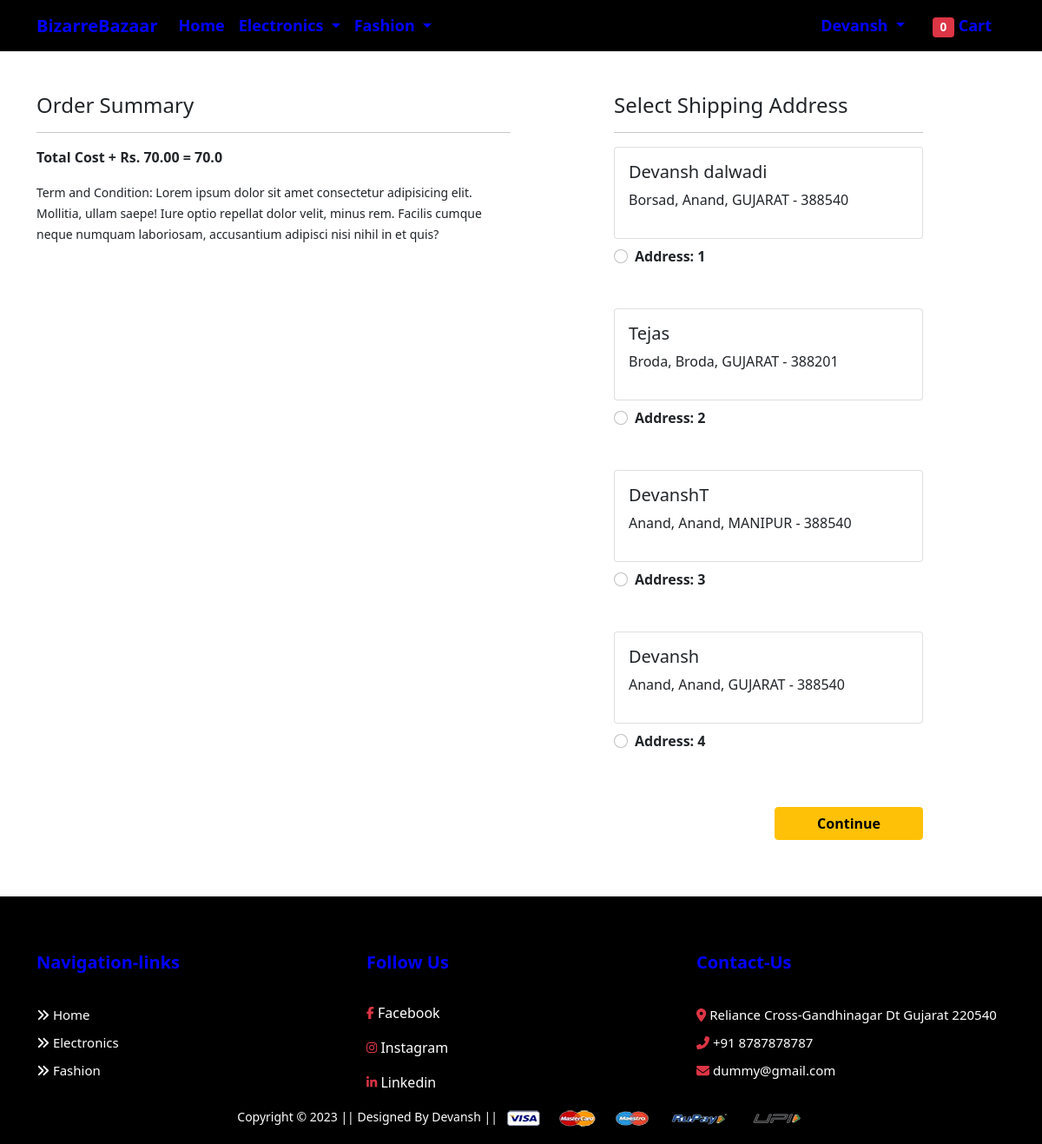
Screenshot of /checkout/ (signed in) with the database file from the repository.
### app/models.py (models this page shows, shortened)
class Customer(models.Model):
    user = models.ForeignKey(User,on_delete=models.CASCADE)
    name = models.CharField(max_length=255)
    locality = models.CharField(max_length=255)
    city = models.CharField(max_length=255)
    zipcode = models.IntegerField()
    state = models.CharField(choices=STATE_CHOICES,max_length=250)

### app/views.py (the view)
# urls.py: path('checkout/', views.checkout, name='checkout'),
@login_required
def checkout(request):
    user = request.user
    add = Customer.objects.filter(user = user)
    cart_prod = Cart.objects.filter(user=user)
    amount = 0.0
    shipping_ammount = 70.0
    cart_product = [p for p in Cart.objects.all() if p.user==request.user]
    if cart_prod:
        for p in cart_product:
            tempa = (p.quantity * p.product.discounted_price)
            amount+=tempa
    return render(request, 'app/checkout.html',{'add':add,'totalamount':amount+shipping_ammount,'cart_items':cart_prod})

### app/context_processors.py (called while the page is built)
def cart_count(request):
    if request.user.is_authenticated:
        cart_items = Cart.objects.filter(user=request.user)
        cart_count = cart_items.count()
    else:
        cart_count = 0
    return {'cart_count': cart_count}

### app/templates/app/checkout.html (shortened to what this page needs)
{% extends 'app/base.html' %}
{% load static %}
{% block main-content %}
<div class="container">
 <div class="row mt-5">
  <div class="col-sm-6">
    <h4>Order Summary</h4>
    <hr>
      <p class="fw-bold"> Total Cost + Rs. 70.00  = {{totalamount}} </p>
    <small>Term and Condition: Lorem ipsum dolor sit amet consectetur adipisicing elit. Mollitia, ullam saepe! Iure optio repellat dolor velit, minus rem. Facilis cumque neque numquam laboriosam, accusantium adipisci nisi nihil in et quis?</small>
  </div>
  <div class="col-sm-4 offset-sm-1">
    <h4>Select Shipping Address</h4>
    <hr>
    <form action="/paymentdone">
      {% if add %}
        {% for ad in add %}
          <div class="card">
            <div class="card-body">
              <h5>{{ad.name}}</h5>
              <p>{{ad.locality}}, {{ad.city}}, {{ad.state}} - {{ad.zipcode}}</p>
            </div>
          </div>
          <div class="form-check mt-2 mb-5">
            <input class="form-check-input" type="radio" name="custid" id="custadd{{forloop.counter}}" value="{{ad.id}}">
            <label class="form-check-label fw-bold" for="custadd{{forloop.counter}}">
              Address: {{forloop.counter}} </label>
          </div>
        {% endfor %}
      {% else %}
        <div class="alert alert-info" role="alert">
          No addresses found. Please add an address to place an order .
        </div>
      {% endif %}
      {% if add %}
        <div class="text-end">
          <button type="submit" class="btn btn-warning mt-3 px-5 fw-bold">Continue</button>
        </div>
      {% endif %}
      </form>
    </div>
  </div>
</div>
{% endblock main-content %}

### app/templates/app/base.html (shortened to what this page needs)
<!doctype html>
{% load static %}
<html lang="en">
  <head>
    <link href="https://cdn.jsdelivr.net/npm/bootstrap@5.0.0-beta1/dist/css/bootstrap.min.css" rel="stylesheet">
    <link rel="stylesheet" href="{% static 'app/css/owl.carousel.min.css' %}">
    <link rel="stylesheet" href="{% static 'app/css/all.min.css' %}">
    <link rel="stylesheet" href="{% static 'app/css/style.css' %}">
  </head>
  <body>
    <nav class="navbar navbar-expand-lg navbar-dark" style="background:black;">
     <div class="container" style="font-size:18px;">
       <a class="navbar-brand" style="color:blue; font-weight:600;" onmouseover="this.style.color='white'"
   onmouseout="this.style.color='blue'" href="/">BizarreBazaar</a>
       <div class="collapse navbar-collapse" id="navbarSupportedContent">
         <ul class="navbar-nav me-auto mb-2 mb-lg-0">
           <li class="nav-item">
             <a class="nav-link active" style="color:blue; font-weight:600;" onmouseover="this.style.color='white'"
   onmouseout="this.style.color='blue'" aria-current="page" href="/">Home</a>
           </li>
           <li class="nav-item dropdown">
             <a class="nav-link dropdown-toggle" style="color:blue;font-weight:600;"onmouseover="this.style.color='white'"
   onmouseout="this.style.color='blue'" href="#" id="electronicsDropdown" role="button" data-bs-toggle="dropdown" aria-expanded="false">
               Electronics
             </a>
           </li>
           <li class="nav-item dropdown">
             <a class="nav-link dropdown-toggle" style="color:blue;font-weight:600;" onmouseover="this.style.color='white'"
   onmouseout="this.style.color='blue'" href="#" id="fashionDropdown" role="button" data-bs-toggle="dropdown" aria-expanded="false">
               Fashion
             </a>
           </li>
         </ul>
         <div>
          <ul class="navbar-nav  me-auto mb-2 mb-lg-0">
            {%if request.user.is_authenticated %}
           <li class="nav-item dropdown mx-2">
              <a class="nav-link dropdown-toggle" style="color:blue;font-weight:600;text-transform: capitalize;" onmouseover="this.style.color='white'"
   onmouseout="this.style.color='blue'" href="#" id="profileDropdown" role="button" data-bs-toggle="dropdown" aria-expanded="false">
                {{user.username}}
              </a>
            </li>
            <li class="nav-item mx-2">
             <a href="{% url 'showcart' %}" class="nav-link" style="color:blue;font-weight:600;" onmouseover="this.style.color='white'"
   onmouseout="this.style.color='blue'"><span class="badge bg-danger">{{cart_count}}</span> Cart </a>
            </li>
            {%endif%}
          </ul>
         </div>
       </div>
     </div>
    </nav>
    {% block main-content %} {% endblock main-content %}
    <footer id="footer" class="footer" style="padding-bottom:20px;">
      <div class="container">
        <div class="row">
            <div class="col-md-4">
                <div class="useful-link">
                    <h2 style="color: blue;">Navigation-links</h2>
                    <div class="use-links">
                        <li><a href="/home"><i class="fa-solid fa-angles-right"></i> Home</a></li>
                        <li><a href="/mobile"><i class="fa-solid fa-angles-right"></i> Electronics</a></li>
                        <li><a href="/topwear"><i class="fa-solid fa-angles-right"></i> Fashion</a></li>
                    </div>
                </div>
            </div>
            <div class="col-md-4">
              <div class="social-links">
                <h2 style="color: blue;">Follow Us</h2>
                <div class="social-icons" style="font-weight: 500;">
                  <li><a href=""><i class="fab fa-facebook-f fa-sm text-danger"></i> Facebook</a></li>
                  <li><a href=""><i class="fab fa-instagram fa-sm text-danger"></i> Instagram</a></li>
                  <li><a href=""><i class="fab fa-linkedin-in fa-sm text-danger"></i> Linkedin</a></li>
                </div>
              </div>
            </div>
            <div class="col-md-4">
              <div class="address">
                  <h2 style="color: blue;">Contact-Us</h2>
                  <div class="address-links" style="font-weight: 500;">
                    <li><a href=""><i class="fas fa-map-marker-alt text-danger"></i> Reliance Cross-Gandhinagar Dt Gujarat 220540</a></li>
                    <li><a href=""><i class="fas fa-phone-alt text-danger"></i> +91 8787878787</a></li>
                    <li><a href=""><i class="fas fa-envelope text-danger"></i> dummy@gmail.com</a></li>
                  </div>
              </div>
            </div>
          </div>
        </div>
       <div class="container text-center" style="width: 100%;font-weight:800px; margin-top:15px;">
          <small class="text-white" style="margin-bottom:50px;">Copyright &copy; 2023 || Designed By Devansh || </small>
          <img src="{% static 'app/images/payment.png' %}" alt="" srcset="" class="img-fluid" height="5px">
      </div>
    </footer>
  </body>
  <link rel="stylesheet" href="https://cdnjs.cloudflare.com/ajax/libs/font-awesome/5.15.4/css/all.min.css" />
</html>

### app/templates/app/base.html (style rules this page uses)
* { -webkit-box-sizing:border-box; -moz-box-sizing:border-box; -o-box-sizing:border-box; -ms-box-sizing:border-box; box-sizing:border-box; }
body { background: #fff; max-width:1920px; margin:0 auto; overflow-x:hidden; }
#footer { margin-top:65px; padding-top: 4rem; padding-bottom: 0px; background-color: black; }
.social-links h2 { font-size: 20px; font-weight: 600; }
.social-icons { display: flex; flex-direction: column; gap: 1rem; }
.social-icons a { color: #ffffff; }
li { list-style: none; }
.useful-link h2 { font-size: 20px; font-weight: 600; }
.use-links { line-height: 32px; }
.use-links li a { color: #303030; font-size: 15px; font-weight: 500; color: #ffffff; }
.address h2 { font-size: 20px; font-weight: 600; }
.address-links li a { color: #3e49e2; font-size: 15px; font-weight: 500; color: #ffffff; text-decoration: none; }
.use-links li a { text-decoration:none; }
.social-links li a { text-decoration:none; }
.address-links { line-height: 32px; color: #ffffff; }

### rows the page displays
Customer: name "Devansh dalwadi", locality "Borsad", city "Anand", state "GUJARAT", zipcode "388540"
Customer: name "Tejas", locality "Broda", city "Broda", state "GUJARAT", zipcode "388201"
Customer: name "DevanshT", locality "Anand", city "Anand", state "MANIPUR", zipcode "388540"
Customer: name "Devansh", locality "Anand", city "Anand", state "GUJARAT", zipcode "388540"

### other values shown
{{ user.username }} "Devansh"
{{ cart_count }} "0"
{{ totalamount }} "70.0"
